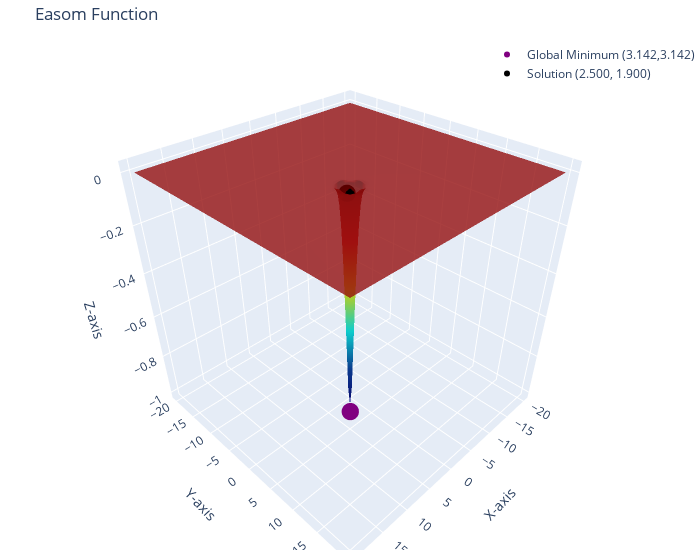

Notebook code for this chart:
### Markdown cell above
## **Visual test**

### Code cell
def easom_test(x, y):
	return -np.cos(x) * np.cos(y) * np.exp(-(x - np.pi)**2 - (y - np.pi)**2)

def plot_easom(solution: list[float,float]):
    x = np.linspace(min_range, max_range, 100)
    y = np.linspace(min_range, max_range, 100)
    X, Y = np.meshgrid(x, y)
    Z = easom_test(X, Y)

    # surface plot
    fig = go.Figure(data=[go.Surface(z=Z, x=X, y=Y, colorscale='Jet', showscale=False, opacity=0.8)])

    # global minimum
    global_min_x, global_min_y = math.pi, math.pi
    global_min_z = easom_test(global_min_x, global_min_y)
    fig.add_trace(go.Scatter3d(
        x=[global_min_x], y=[global_min_y], z=[global_min_z],
        mode='markers',
        marker=dict(size=6, color='purple', symbol='circle'),
        name=f'Global Minimum ({global_min_x:.3f},{global_min_y:.3f})'
    ))

    sol_x, sol_y = solution
    sol_z = easom_test(sol_x, sol_y) 
    fig.add_trace(go.Scatter3d(
        x=[sol_x], y=[sol_y], z=[sol_z],
        mode='markers',
        marker=dict(size=6, color='black', symbol='circle'),
        name=f'Solution ({sol_x:.3f}, {sol_y:.3f})'
    ))

    # Update layout
    fig.update_layout(
        title='Easom Function',
        scene=dict(
            xaxis_title='X-axis',
            yaxis_title='Y-axis',
            zaxis_title='Z-axis'
        ),
        margin=dict(l=0, r=0, b=0, t=40),  # Adjust margins for better fit
        width=700,
        height=550,
        showlegend=True,
        legend=dict(
            x=1,
            y=1,
            xanchor='right',
            yanchor='top'
        )
    )

    fig.show()
# ---------------------------------------
plot_easom([2.5, 1.9])

### Figure 1 — Plotly figure (JSON) as saved in the notebook; plotly's stock layout.template omitted (floating-point values rounded to 4 significant figures; data arrays with more than 128 entries replaced by an {"elided": "..."} marker saying what was removed)
{"data": [{"colorscale": [[0, "rgb(0,0,131)"], [0.2, "rgb(0,60,170)"], [0.4, "rgb(5,255,255)"], [0.6, "rgb(255,255,0)"], [0.8, "rgb(250,0,0)"], [1, "rgb(128,0,0)"]], "opacity": 0.8, "showscale": false, "type": "surface", "x": {"elided": "100x100 float values"}, "y": {"elided": "100x100 float values"}, "z": {"elided": "100x100 float values"}}, {"marker": {"color": "purple", "size": 6, "symbol": "circle"}, "mode": "markers", "name": "Global Minimum (3.142,3.142)", "type": "scatter3d", "x": [3.142], "y": [3.142], "z": [-1]}, {"marker": {"color": "black", "size": 6, "symbol": "circle"}, "mode": "markers", "name": "Solution (2.500, 1.900)", "type": "scatter3d", "x": [2.5], "y": [1.9], "z": [-0.03673]}], "layout": {"height": 550, "legend": {"x": 1, "xanchor": "right", "y": 1, "yanchor": "top"}, "margin": {"b": 0, "l": 0, "r": 0, "t": 40}, "scene": {"xaxis": {"title": {"text": "X-axis"}}, "yaxis": {"title": {"text": "Y-axis"}}, "zaxis": {"title": {"text": "Z-axis"}}}, "showlegend": true, "title": {"text": "Easom Function"}, "width": 700}}
